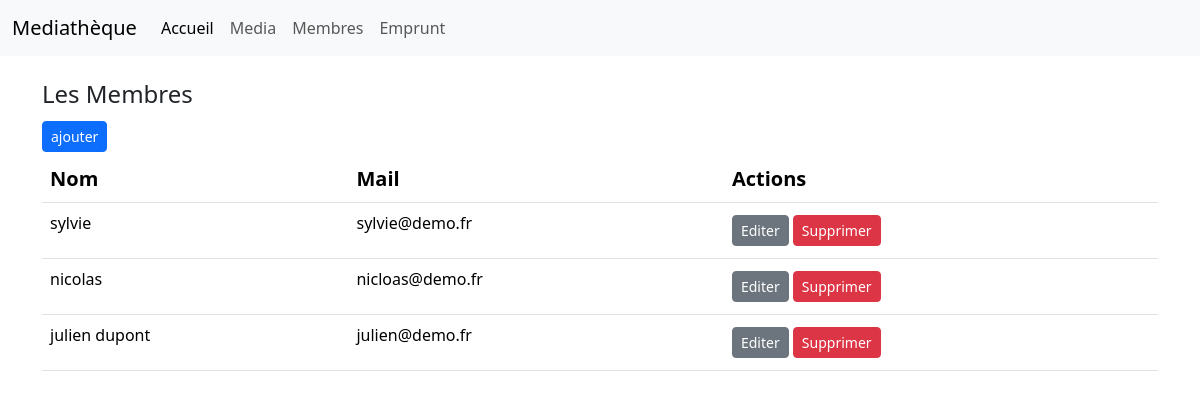
The app's page /bibliothecaire/member/ with its own data.
### bibliothecaire/models.py (models this page shows, shortened)
class Member(models.Model):
    name = models.CharField('Nom', max_length=150)
    email = models.EmailField('Mail', max_length=100)
    class Meta:
        verbose_name = "Membre"

### bibliothecaire/views.py (the view)
# urls.py: path("member/", views.member_listing, name="member-listing"),
def member_listing(request):
    members = Member.objects.all()
    return render(request, "bibliothecaire/member/listing.html", {'members' : members})

### bibliothecaire/templates/bibliothecaire/member/listing.html
{% extends 'bibliothecaire/base.html' %}
{% block content %}
    <h4 class="mt-1">Les Membres</h4>
    <a class="btn btn-primary btn-sm my-1" href=" {% url 'member-create' %} " >ajouter</a>
    <table class="table">
        <thead>
            <tr>
                <th class="fs-5">Nom</th>
                <th class="fs-5">Mail</th>
                <th class="fs-5" >Actions</th>
            </tr>
        </thead>
        <tbody>
            {% for member in members %}
                <tr>
                    <td>{{member.name}}</td>
                    <td>{{member.email}}</td>
                    <td>
                        <a class="btn btn-secondary btn-sm my-1" href=" {% url 'detail-member' member_id=member.id %} " >Editer</a>
                        <a class="btn btn-danger btn-sm  my-1" href=" {% url 'delete-member' member_id=member.id %} " >Supprimer</a>
                    </td>
                </tr>
            {% endfor %}
        </tbody>
    </table>
{% endblock %}

### records on screen
Member: name "sylvie", email "sylvie@demo.fr"
Member: name "nicolas", email "nicloas@demo.fr"
Member: name "julien dupont", email "julien@demo.fr"
